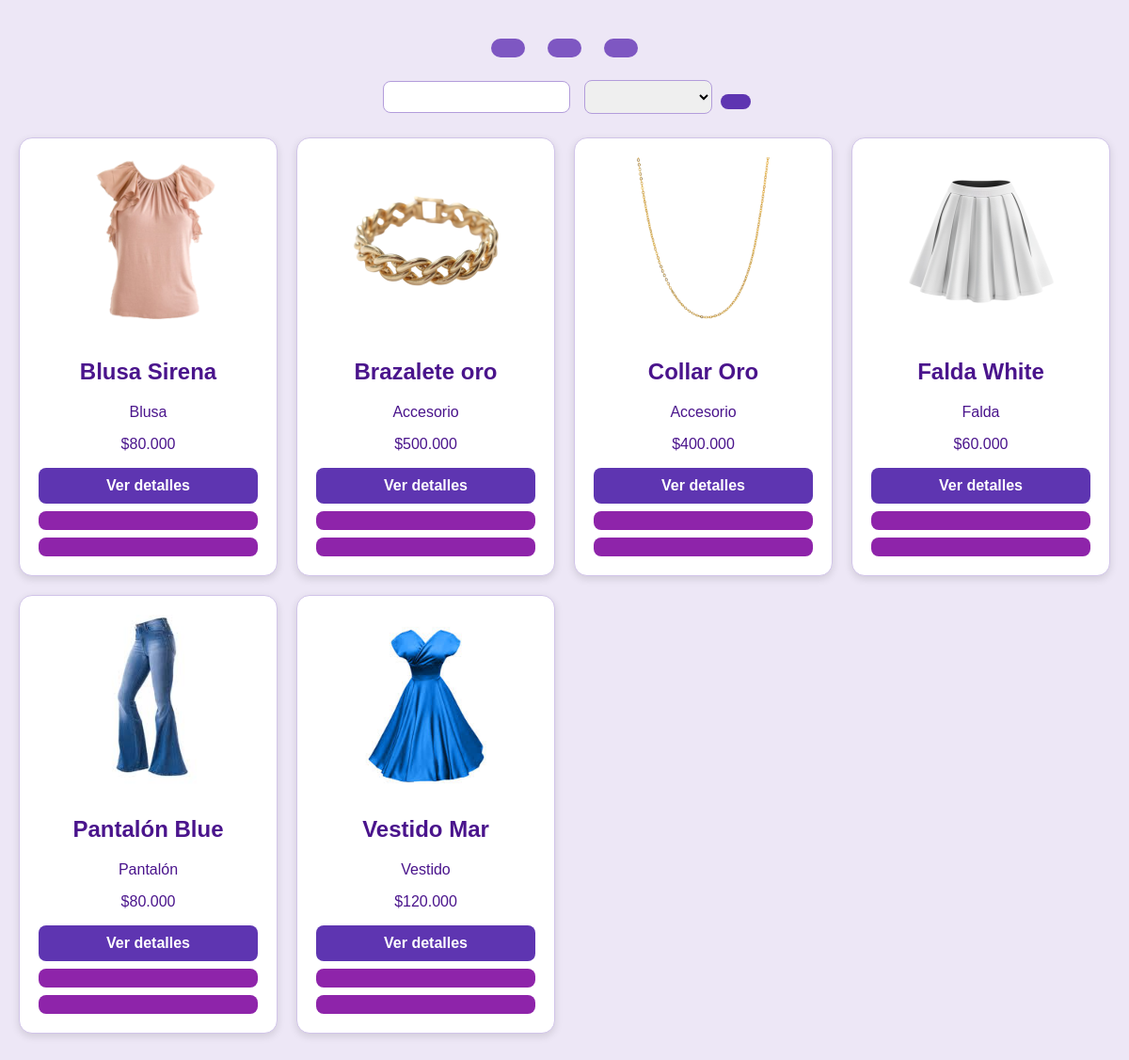
Screenshot of /inventory/ (signed in) with the database file from the repository.
### inventory/models.py (models this page shows, shortened)
class Product(models.Model):
    CATEGORY_CHOICES = [
        ("blusa", "Blusa"),
        ("pantalon", "Pantalón"),
        ("falda", "Falda"),
        ("vestido", "Vestido"),
        ("calzado", "Calzado"),
        ("accesorio", "Accesorio"),
        ("outfit_completo", "Outfit Completo"),
    ]
    user = models.ForeignKey(User, on_delete=models.CASCADE)
    name = models.CharField(max_length=100, unique=True)
    description = models.TextField(blank=True)
    category = models.CharField(max_length=20, choices=CATEGORY_CHOICES)
    quantity = models.PositiveIntegerField(default=0)
    image = models.ImageField(upload_to="products/", blank=True, null=True)
    price = models.DecimalField(max_digits=10, decimal_places=3, default=0.00)

### inventory/views.py (the view)
# urls.py: path("inventory/", views.inventory_display, name="inventory_display"),
@login_required
def inventory_display(request):
    query = request.GET.get("q")
    category = request.GET.get("category")
    products = Product.objects.filter(user=request.user).order_by("name")
    if query:
        products = products.filter(
            Q(name__icontains=query) | Q(description__icontains=query)
        )
    if category and category != "all":
        products = products.filter(category=category)
    paginator = Paginator(products, 8)  # 8 productos por página
    page_number = request.GET.get("page")
    page_obj = paginator.get_page(page_number)
    return render(request, "inventory_display.html", {
        "products": page_obj,
        "page_obj": page_obj,
        "query": query,
        "category": category,
        "categories": Product.CATEGORY_CHOICES,
    })

### inventory/templates/inventory_display.html (shortened to what this page needs)
<!DOCTYPE html>
<html lang="es">
<head>
</head>
<body>
    <div class="top-actions">
        <a href="{% url 'product_entry' %}" data-i18n="create_product"></a>
        <a href="{% url 'home' %}" data-i18n="home"></a>
        <a href="{% url 'edit_user_profile' %}" data-i18n="edit_user_info"></a>
    </div>
    <form method="get" class="search-bar">
        <input
            type="text"
            name="q"
            placeholder=""
            data-i18n-placeholder="search_placeholder"
            value="{{ query|default:'' }}"
        >
        <select name="category">
            <option value="all" data-i18n="all_categories"></option>
            {% for code, label in categories %}
                <option value="{{ code }}" {% if category == code %}selected{% endif %}>
                </option>
            {% endfor %}
        </select>
        <button type="submit" data-i18n="search"></button>
    </form>
    <div class="grid">
        {% for product in products %}
        <div class="card">
            {% if product.image %}
                <img src="{{ product.image.url }}" alt="{{ product.name }}">
            {% endif %}
            <h2>{{ product.name }}</h2>
            <p><strong data-i18n="category"></strong> {{ product.get_category_display }}</p>
            <p><strong data-i18n="price"></strong> ${{ product.price }}</p>
            <a href="{% url 'product_detail' product.id %}" class="btn btn-add" data-i18n="view_details">Ver detalles</a>
            <a href="{% url 'style_assistant_for_product' product.id %}"
            class="btn btn-add"
            style="background:#8E24AA;"
            data-i18n="style_assistant"></a>
            <a href="{% url 'delete_product' product.id %}"
            class="btn btn-del"
            onclick="return confirm('¿Eliminar {{ product.name }}?')"
            data-i18n="delete"></a>
        </div>
        {% empty %}
        <p style="grid-column:1/-1;text-align:center;" data-i18n="no_products"></p>
        {% endfor %}
    </div>
</body>
</html>

### inventory/templates/inventory_display.html (style rules this page uses)
body { font-family:Arial, sans-serif; background:#ede7f6; margin:0; padding:20px; color:#4a148c; }
.top-actions { text-align:center; margin-bottom:20px; }
.top-actions a { display:inline-block; margin:0 10px; padding:10px 18px; background:#7e57c2; color:#fff; border-radius:10px; text-decoration:none; font-weight:bold; }
form.search-bar { text-align:center; margin-bottom:25px; }
form.search-bar input, form.search-bar select { padding:8px; border-radius:8px; border:1px solid #b39ddb; margin:0 5px; font-size:14px; }
form.search-bar button { padding:8px 16px; border:none; border-radius:8px; background:#5E35B1; color:white; font-weight:bold; cursor:pointer; transition:background .2s; }
.grid { display:grid; grid-template-columns:repeat(auto-fit, minmax(260px,1fr)); gap:20px; }
.card { background:#fff; border:1px solid #d1c4e9; padding:20px; border-radius:14px; text-align:center; box-shadow:0 3px 8px rgba(0,0,0,.12); }
.card img { max-width:100%; height:180px; object-fit:cover; border-radius:8px; margin-bottom:10px; }
.btn { display:block; margin-top:8px; padding:10px; border:none; border-radius:8px; cursor:pointer; font-weight:bold; text-decoration:none; }
.btn-add { background:#5E35B1; color:#fff; }
.btn-del { background:#8E24AA; color:#fff; }

### rows the page displays
Product: image (picture), name "Blusa Sirena", category "Blusa", price "80.000"
Product: image (picture), name "Brazalete oro", category "Accesorio", price "500.000"
Product: image (picture), name "Collar Oro", category "Accesorio", price "400.000"
Product: image (picture), name "Falda White", category "Falda", price "60.000"
Product: image (picture), name "Pantalón Blue", category "Pantalón", price "80.000"
Product: image (picture), name "Vestido Mar", category "Vestido", price "120.000"
